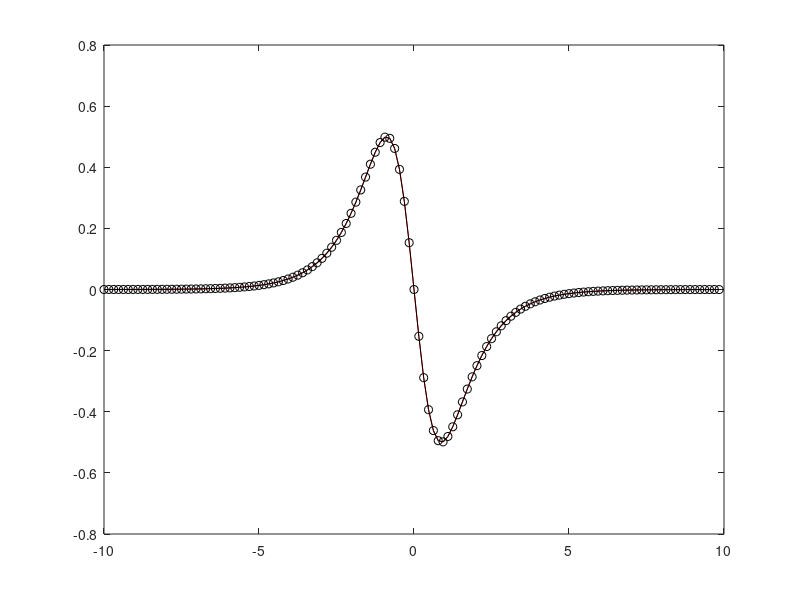
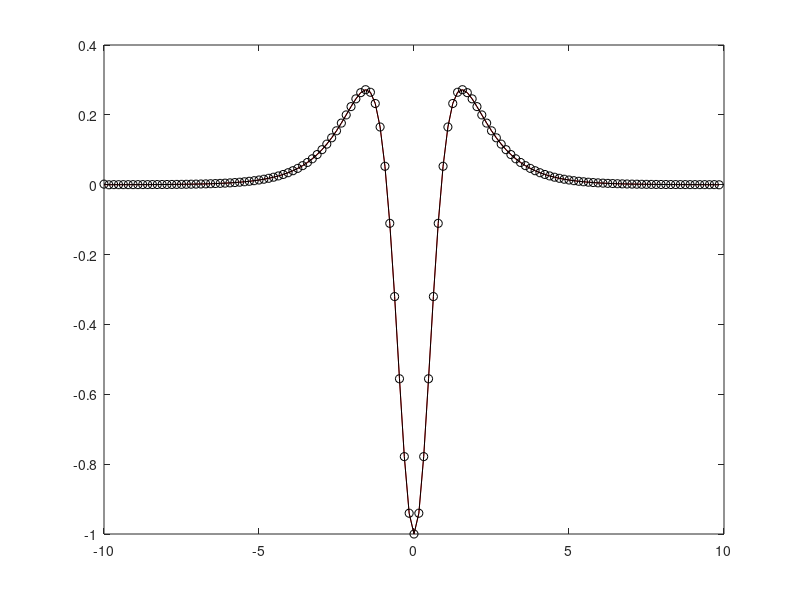

The MATLAB script that drew these images, in order:
function w12_lecture_1_fft_sech
% winter 12 lecture on fft
clear all; close all; clc;

L = 20;
n = 128;

x2 = linspace(-L/2, L/2, n+1); x = x2(1:n);
k  = (2*pi/L) * [0:(n/2-1) (-n/2):-1] ;
u = sech(x);
ud = -u .* tanh(x);
ud2 = u - 2 * u.^3;

ut =fft(u);
uts= fftshift(ut);
udt = (i*k).* ut;
ud2t = (i*k).^2 .* ut;

figure(1); plot(x, ud, 'r', x, ifft(udt), '-ok');
figure(2); plot(x, ud2, 'r', x, ifft(ud2t), '-ok');


end